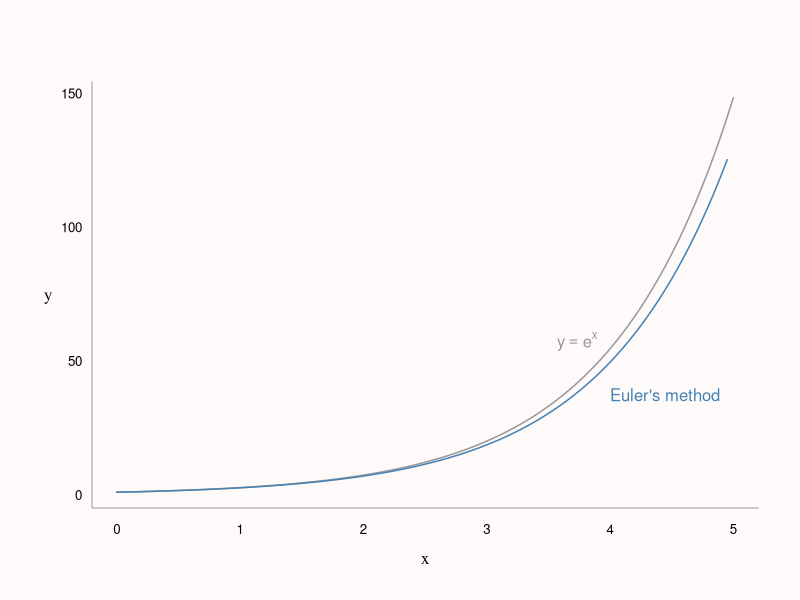
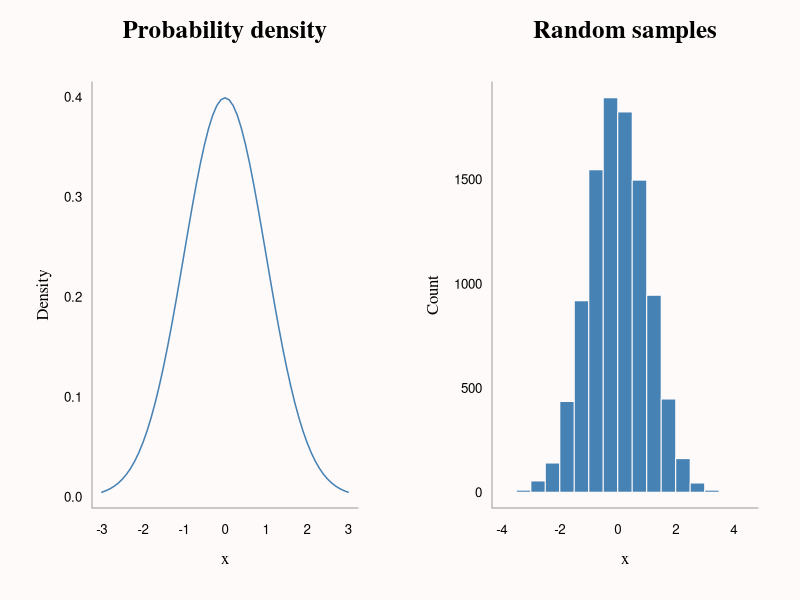
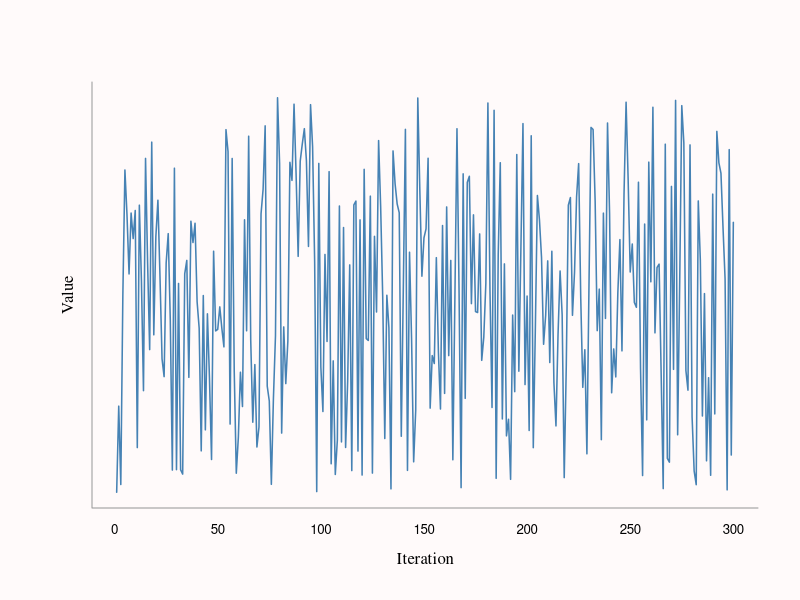

Here is the R script that generated these plots, in order:
## ---- chunk 1

knitr::opts_chunk$set(echo = TRUE, message=FALSE, warning=FALSE, 
                      fig.align='center')
knitr::opts_knit$set(global.par = TRUE)

## ---- chunk 2

col_bg <- 'snow'
col_highlight <- 'steelblue'
col_fade <- 'grey60'

par(bg = col_bg, las = 1, bty = 'L',
    mar = c(4.5, 4.5, 4, 2) + 0.1, cex.axis = 0.8)

## ---- chunk 3

# Derivative of function y
dy <- function(y) y

# Inputs: derivative function, initial x, initial y, stepsize, length
euler <- function(dy = NULL, x0 = 0, y0 = 1, stepsize = 0.1, len = 100) {
  
  x <- numeric(len)
  y <- numeric(len)
  
  x[1] <- x0
  y[1] <- y0
  
  # Iterate: 1) increment x by stepsize
  #          2) increment y by stepsize times derivative
  for (i in 2:len) {
    x[i] <- x[i - 1] + stepsize
    y[i] <- y[i - 1] + stepsize * dy(y[i - 1])
  }

  # Return list of x's and y's
  list(x = x, y = y)
}

# Example
b <- euler(dy, stepsize = 0.05)
x <- seq(0, 5, length.out = 100)

# Plot code not shown (see .Rmd)
## ---- chunk 4

plot(x, exp(x), type = 'l', xlab = '', ylab = '', 
     col = col_fade, axes = FALSE, lwd = 1.5)
lines(b$x, b$y, col = col_highlight, lwd = 1.5)
text(expression(y == e^x), 
     x = b$x[80] - 0.05, y = b$y[80] + 10, adj = 1, 
     col = col_fade)
text("Euler's method", 
     x = b$x[80] + 0.05, y = b$y[80] - 10, adj = 0, 
     col = col_highlight)
axis(1, tick = FALSE, line = -0.5)
axis(2, tick = FALSE, line = -0.5, las = 1)
mtext('x', 1, line = 2, family = 'serif')
mtext('y', 2, line = 2, family = 'serif')
box(bty = 'L', col = col_fade)

## ---- chunk 5

det_row <- function(mat) {
  
  nr <- nrow(mat)
  fact <- numeric(nr - 1)
  
  for (i in seq_len(nr - 1)) {
    
    # Normalize current row (1 in first column) & save the multiplication factor
    fact[i] <- mat[i, i]
    mat[i, ] <- mat[i, ] / mat[i, i]
    
    # Subtract multiples of the current row from all succeeding rows
    # to get a column of zeros below
    for (j in (i + 1):nr)
    
      mat[j, ] <- mat[j, ] - mat[j, i] * mat[i, ] 
  
  }
  
  # Take the product of the multiplication factors 
  # & the last value in the matrix (unnormalized)
  prod(fact) * mat[nr, nr]

}

# Example

set.seed(12345)
mat <- matrix(sample(1:9), ncol = 3)

det_row(mat)
det(mat)

## ---- chunk 6

# Probability density function (normal)
pdf <- function(x) (1 / sqrt(2 * pi)) * exp(-1/2 * (x)^2)

# ...suppose we didn't have rnorm() but had the pdf() above

# Use R's numerical integration to make a CDF
cdf <- function(x) {
  integrate(pdf, 0, x)[[1]]
}

# Make inverse CDF by numeric approximation (linear)
cumdens <- sapply(seq(0.01, 5, 0.01), cdf)
icdf <- approxfun(cumdens, seq(0.01, 5, 0.01))

# Draw random samples & transform via ICDF (+ flip sign)
samples <- runif(10000, 0, 0.5)
x <- icdf(samples) * ifelse(runif(1000, 0, 2) > 1, 1, -1)

# Plot code not shown (see .Rmd)
## ---- chunk 7

par(mfrow = c(1, 2))
plot(seq(-3, 3, 0.1), pdf(seq(-3, 3, 0.1)), type = 'l',
     xlab = '', ylab = '', main = '',  axes = FALSE,
     col = col_highlight, lwd = 1.5)
axis(1, tick = FALSE, line = -0.5)
axis(2, tick = FALSE, line = -0.5)
mtext('x', 1, line = 2, family = 'serif')
mtext('Density', 2, line = 2, family = 'serif', las = 0)
mtext('Probability density', 3, line = 2, family = 'serif', 
      font = 2, cex = 1.5)
box(col = col_fade)

hist(x, main = '', xlab = '', ylab = '', col = col_highlight,
     border = col_bg, axes = FALSE)
axis(1, tick = FALSE, line = -0.5)
axis(2, tick = FALSE, line = -0.5)
mtext('x', 1, line = 2, family = 'serif')
mtext('Count', 2, line = 2.5, family = 'serif', las = 0)
mtext('Random samples', 3, line = 2, family = 'serif', 
      font = 2, cex = 1.5)
box(col = col_fade)
par(mfrow = c(1, 1))

## ---- chunk 8

s0 <- 1
a <- 1597
b <- 51749
M <- 244944

nsamples <- 300

s <- numeric(nsamples)
s[1] <- s0

for (i in 2:nsamples) {
  s[i] = (a * s[i - 1] + b) %% M
}

# Plot code not shown (see .Rmd)
## ---- chunk 9

y_breaks <- seq(0, 2.5, by = 0.5) * 1e5

plot(1:nsamples, s, type = 'l',
     xlab = '', ylab = '', 
     col = col_highlight, lwd = 1.5,
     axes = FALSE)
axis(1, tick = FALSE, line = -0.5)
mtext('Iteration', 1, line = 2, family = 'serif')
mtext('Value', 2, line = 0.75, family = 'serif', las = 0)
box(col = col_fade)

